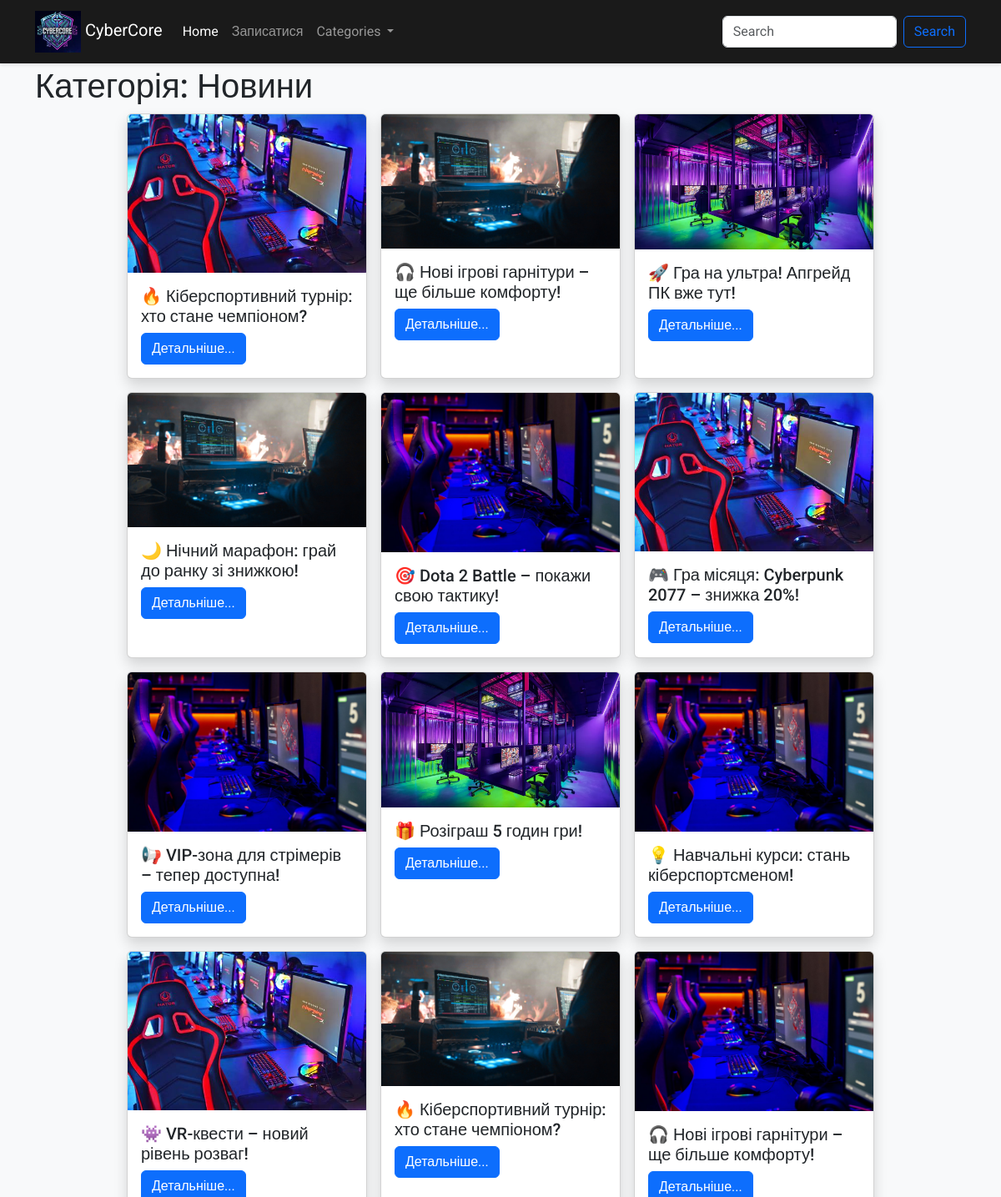
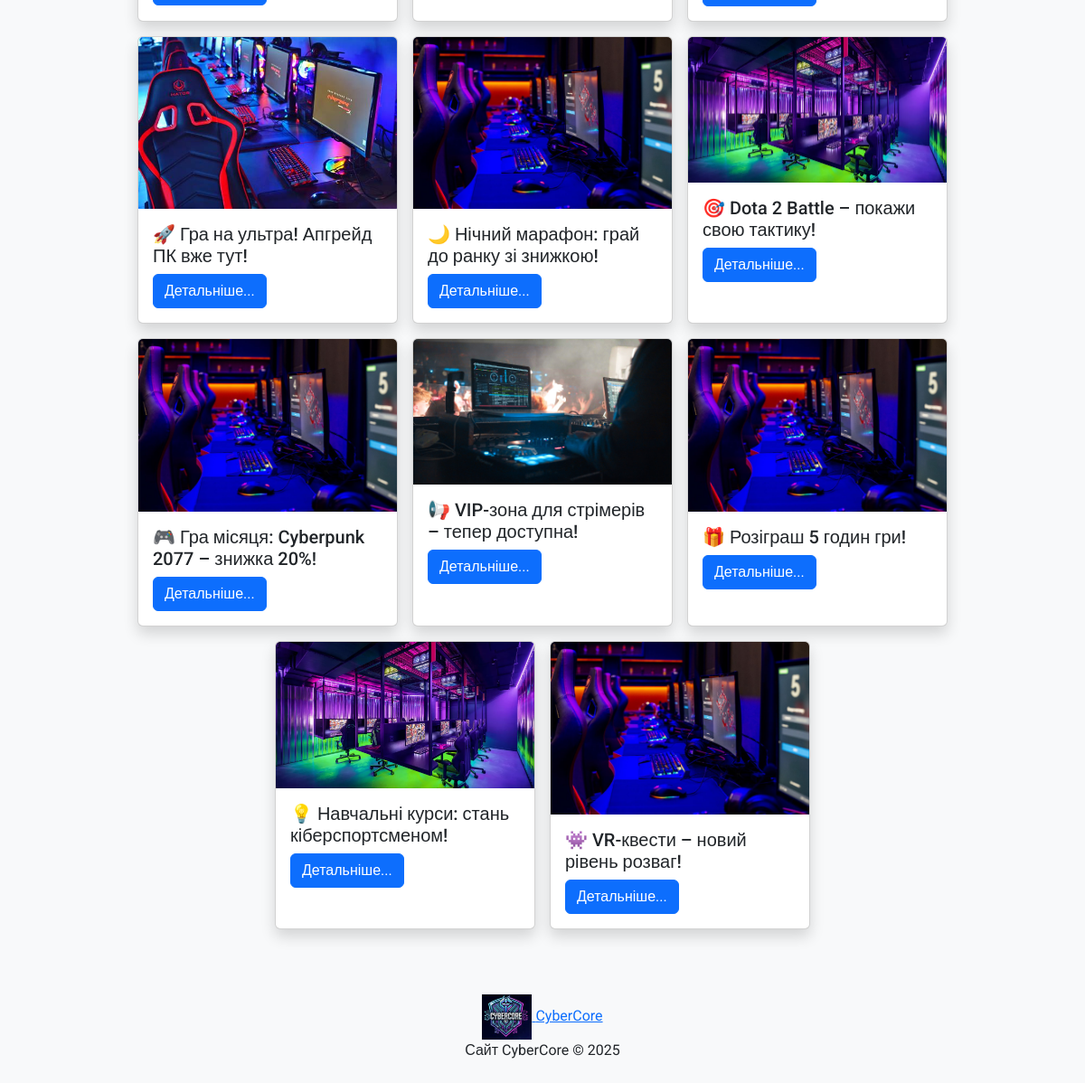
Page /category/1 on the committed database (2 pictures, top to bottom).
### tables this page shows
CREATE TABLE categories (
    id INTEGER PRIMARY KEY AUTOINCREMENT,
    name TEXT NOT NULL UNIQUE
);

CREATE TABLE articles (
    id INTEGER PRIMARY KEY AUTOINCREMENT,
    user_id INTEGER NOT NULL,
    category_id INTEGER NOT NULL,
    title TEXT NOT NULL,
    content TEXT NOT NULL,
    created_at TIMESTAMP DEFAULT CURRENT_TIMESTAMP, image TEXT,
    FOREIGN KEY (user_id) REFERENCES users(id) ON DELETE CASCADE,
    FOREIGN KEY (category_id) REFERENCES categories(id) ON DELETE SET NULL
);

### app.py (the view)
@app.route("/category/<int:category_id>")
def category_page(category_id):
    categories = db.get_categories()
    articles = db.get_articles_by_category(category_id)
    return render_template("category.html", categories=categories, articles=articles, category_name=categories[category_id-1][1])

### db_scripts.py (called while the page is built)
    def open_db(self):
        self.conn = sqlite3.connect(self.dbname)
        self.cursor = self.conn.cursor()

    def get_categories(self):
        self.open_db()
        self.cursor.execute('''SELECT * FROM categories''')
        data = self.cursor.fetchall()
        self.conn.close()
        return data

    def get_articles_by_category(self, category_id):
        self.open_db()
        self.cursor.execute('''SELECT * FROM articles WHERE category_id = ?''', [category_id])
        data = self.cursor.fetchall()
        self.conn.close()
        return data

### templates/category.html (shortened to what this page needs)
{% extends 'base.html' %}
{% block content %}
<main class="container my-5">
    <h1 class="mt-5">Категорія: {{ category_name }}</h1>
    <div class="d-flex flex-wrap justify-content-center gap-3">
        {% for article in articles %}
            <div class="card shadow" style="width: 18rem;">
                {% if article[6] %}
                <img src="{{ url_for('static', filename='Photos/' + article[6]) }}" class="card-img-top" alt="...">
                {% endif %}
                <div class="card-body">
                    <h5 class="card-title">{{ article[3] }}</h5>
                    <a href="{{ url_for('article_page', article_id=article[0]) }}" class="btn btn-primary">Детальніше...</a>
                </div>
            </div>
        {% endfor %}
    </div>
</main>
{% endblock %}

### static/style.css (style rules this page uses)
body { font-family: 'Roboto', sans-serif; background-color: #f8f9fa; }
.card { transition: transform 0.2s; }
.shadow { box-shadow: 0 4px 8px rgba(0, 0, 0, 0.2); }

### rows in the picture
categories: name "Новини"
articles: image (picture), title "🔥 Кіберспортивний турнір: хто стане чемпіоном?"
articles: image (picture), title "🎧 Нові ігрові гарнітури – ще більше комфорту!"
articles: image (picture), title "🚀 Гра на ультра! Апгрейд ПК вже тут!"
articles: image (picture), title "🌙 Нічний марафон: грай до ранку зі знижкою!"
articles: image (picture), title "🎯 Dota 2 Battle – покажи свою тактику!"
articles: image (picture), title "🎮 Гра місяця: Cyberpunk 2077 – знижка 20%!"
articles: image (picture), title "📢 VIP-зона для стрімерів – тепер доступна!"
articles: image (picture), title "🎁 Розіграш 5 годин гри!"
articles: image (picture), title "💡 Навчальні курси: стань кіберспортсменом!"
articles: image (picture), title "👾 VR-квести – новий рівень розваг!"
articles: image (picture), title "🔥 Кіберспортивний турнір: хто стане чемпіоном?"
articles: image (picture), title "🎧 Нові ігрові гарнітури – ще більше комфорту!"
articles: image (picture), title "🚀 Гра на ультра! Апгрейд ПК вже тут!"
articles: image (picture), title "🌙 Нічний марафон: грай до ранку зі знижкою!"
articles: image (picture), title "🎯 Dota 2 Battle – покажи свою тактику!"
articles: image (picture), title "🎮 Гра місяця: Cyberpunk 2077 – знижка 20%!"
articles: image (picture), title "📢 VIP-зона для стрімерів – тепер доступна!"
articles: image (picture), title "🎁 Розіграш 5 годин гри!"
articles: image (picture), title "💡 Навчальні курси: стань кіберспортсменом!"
articles: image (picture), title "👾 VR-квести – новий рівень розваг!"
